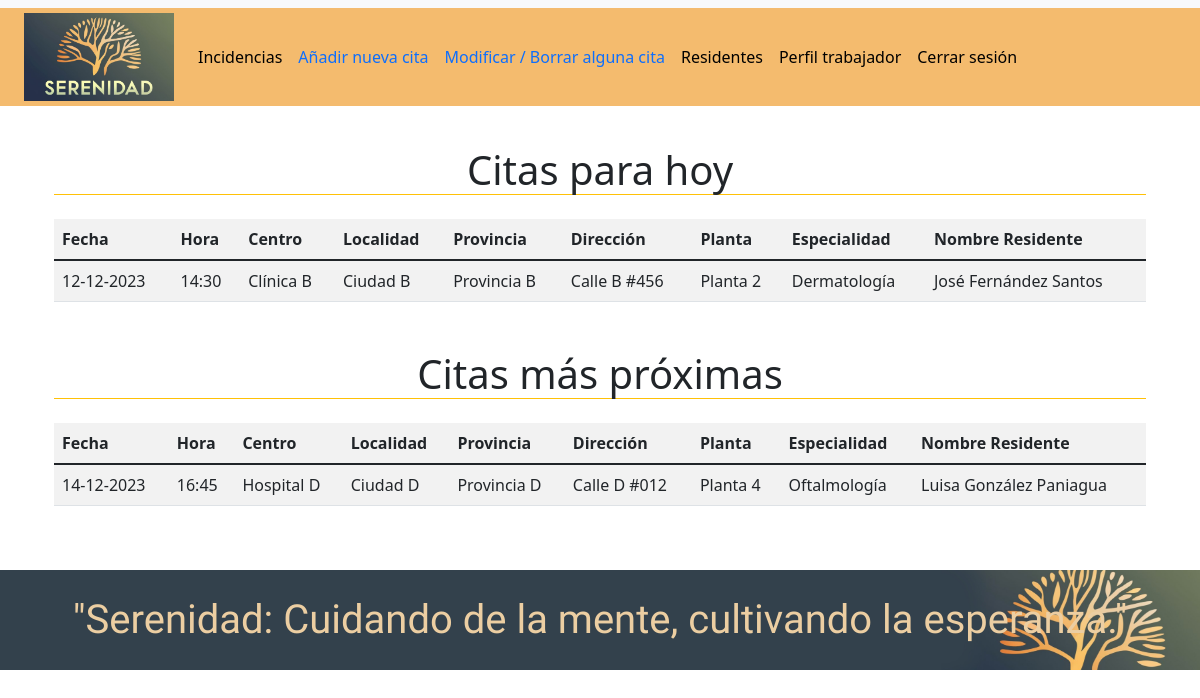
The page /citas.php (signed in) on the database its author committed.
### tables this page shows
CREATE TABLE IF NOT EXISTS CITAS(
id_cita INT AUTO_INCREMENT PRIMARY KEY,
fecha DATE NOT NULL,
hora TIME NOT NULL,
centro VARCHAR(50) NOT NULL,
localidad VARCHAR(50) NOT NULL,
provincia VARCHAR(50) NOT NULL,
direccion VARCHAR(50)NOT NULL,
planta VARCHAR(50),
especialidad VARCHAR(50) NOT NULL,
id_dependiente INT,
CONSTRAINT CIT_IDD_FK FOREIGN KEY (id_dependiente) REFERENCES DEPENDIENTES (id_dependiente) ON DELETE SET NULL
);

### common/validaciones.php (called while the page is built, shortened)
<?php
function formatoFecha($fecha)
{
    $fechaFormato = date("d-m-Y", strtotime($fecha));
    return $fechaFormato;
}
function formatoHora($hora)
{
    $horaFormato = date("H:i", strtotime($hora));
    return $horaFormato;
}

### citas.php (the view, shortened to what this page needs)
<?php
require_once('common/DB.php');
require_once('common/validaciones.php');
function obtieneTabla($citas)
{
    echo "<table class='table table-striped table-hover caption-top'>";
    echo "<tr>
                    <th>Fecha</th>
                    <th>Hora</th>
                    <th>Centro</th>
                    <th>Localidad</th>
                    <th>Provincia</th>
                    <th>Dirección</th>
                    <th>Planta</th>
                    <th>Especialidad</th>
                    <th>Nombre Residente</th>
                </tr>";
    foreach ($citas as $cita) {
        echo "<tr>";
        echo "<td>" . formatoFecha($cita['fecha']) . "</td>";
        echo "<td>" . formatoHora($cita['hora']) . "</td>";
        echo "<td>" . $cita['centro'] . "</td>";
        echo "<td>" . $cita['localidad'] . "</td>";
        echo "<td>" . $cita['provincia'] . "</td>";
        echo "<td>" . $cita['direccion'] . "</td>";
        echo "<td>" . $cita['planta'] . "</td>";
        echo "<td>" . $cita['especialidad'] . "</td>";
        echo "<td>" . $cita['nombre'] . "</td>";
        echo "</tr>";
    }
    echo "</table>";
}
?>
<!DOCTYPE html>
<html lang="en">
<head>
    <link href="https://cdn.jsdelivr.net/npm/bootstrap@5.3.2/dist/css/bootstrap.min.css" rel="stylesheet"
>
    <link rel="stylesheet" href="/css/estilo.css">
</head>
<body>
<nav class="navbar navbar-expand-lg bg-body-tertiary mb-5">
    <div class="container-fluid navbarSerenidad">
        <a class="navbar-brand" href="#"><img src="/img/ideogram2.jpg" alt="" class="logo"></a>
        <div class="collapse navbar-collapse" id="navbarSupportedContent">
            <ul class="navbar-nav nav-fill me-auto mb-2 mb-lg-0">
                <li class="nav-item">
                    <a class="nav-link active" href="incidencias.php">Incidencias</a>
                </li>
                <li class="nav-item">
                    <a class="nav-link" href="cita/crearCita.php">Añadir nueva cita</a>
                </li>
                <li class="nav-item">
                    <a class="nav-link" href="cita/modificaCita.php">Modificar / Borrar alguna cita</a>
                </li>
                <li class="nav-item">
                    <a class="nav-link active" href="persona_dependiente.php">Residentes</a>
                </li>
                <li class="nav-item">
                    <a class="nav-link active" href="perfil.php">Perfil trabajador</a>
                </li>
                <li class="nav-item">
                    <a class="nav-link active" href="logoff.php">Cerrar sesión</a>
                </li>
            </ul>
        </div>
    </div>
</nav>
<main>
    <div class="container m-5 mt-5 m-auto">
        <h1 class="text-center mb-4 border-bottom border-warning">Citas para hoy</h1>
        <?php
        $citas = DB::obtieneCitasHoy();
        if (empty($citas)) {
            echo "<h4 class='text-center'>No hay citas para hoy</h4>";
        } else {
            echo obtieneTabla($citas);
        }
        ?>
    </div>
    <div class="container m-5 mt-5 m-auto">
        <h1 class="text-center mb-4 border-bottom border-warning">Citas más próximas</h1>
        <?php
        $citas = DB::obtieneCitasProximas();
        echo obtieneTabla($citas);
        ?>
    </div>
</main>
<?php include "common/footer.php"; ?>
</body>
</html>

### css/estilo.css (style rules this page uses)
a { text-decoration: none; }
ul { list-style: none; }
.logo { width: 150px; }
.navbarSerenidad { background-color:#f4bb6e; margin-bottom: -1rem; }

### rows shown on the page
citas: fecha "12-12-2023", hora "14:30", centro "Clínica B", localidad "Ciudad B", provincia "Provincia B", direccion "Calle B #456", planta "Planta 2", especialidad "Dermatología", nombre "José Fernández Santos"
citas: fecha "14-12-2023", hora "16:45", centro "Hospital D", localidad "Ciudad D", provincia "Provincia D", direccion "Calle D #012", planta "Planta 4", especialidad "Oftalmología", nombre "Luisa González Paniagua"
